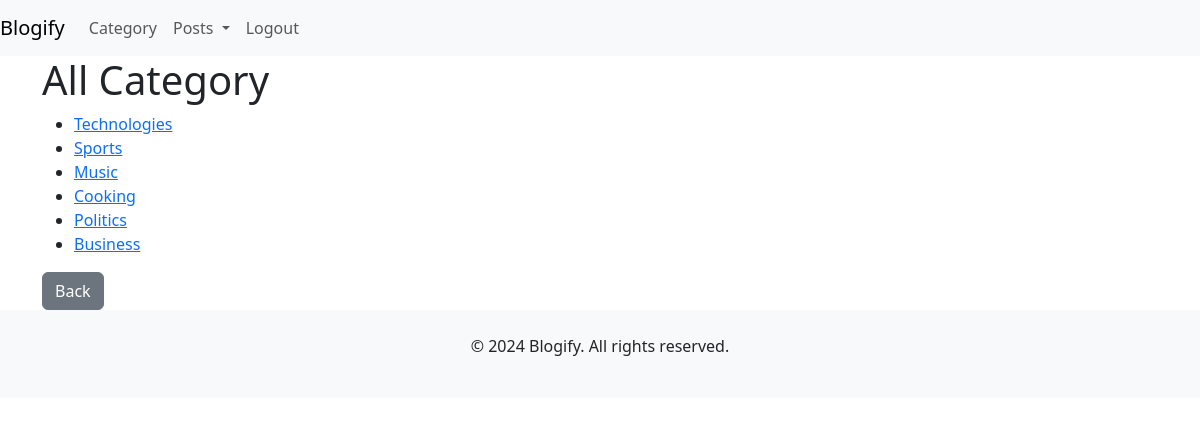
The page /Users/category/ on the database as committed earlier.
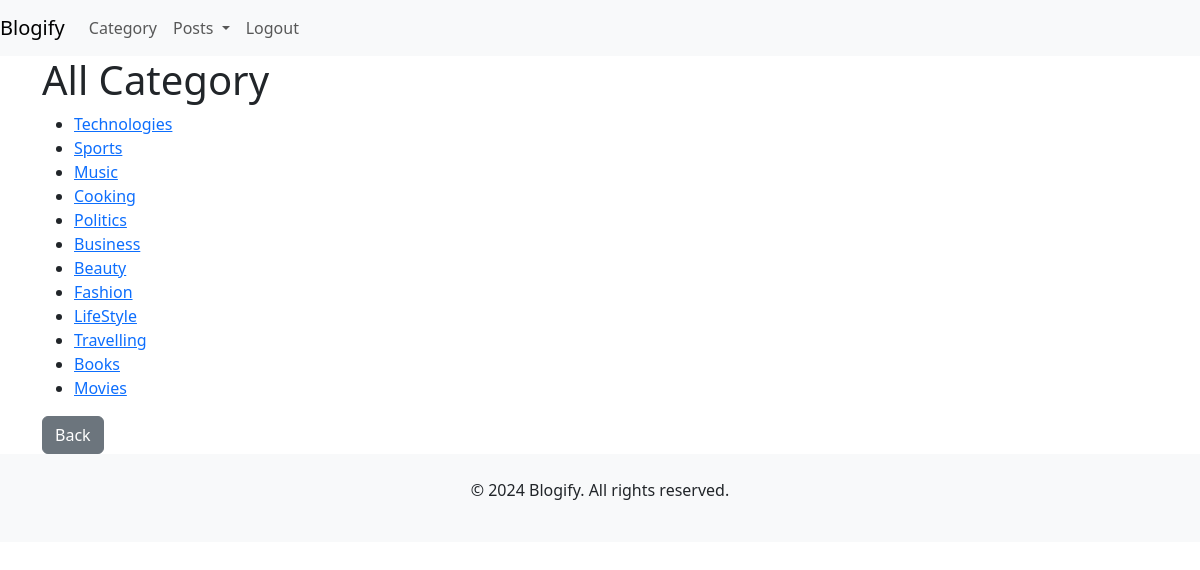
The same page on the database as committed later.
### blog/models.py (models this page shows, shortened)
class Category(models.Model):
    name = models.CharField(max_length=100, unique=True)
    description = models.TextField(blank=True, null=True)
    image = models.ImageField(upload_to='category_images/', null=True, blank=True)

### User/views.py (the view)
# urls.py: path('category/', views.UserCategoryList, name='user_category_list'),
def UserCategoryList(request):
    categories = Category.objects.all()
    return render(request, 'user/user_category_list.html', {'categories': categories})

### User/templates/user/user_category_list.html (shortened to what this page needs)
{% extends 'user/user_base.html' %}
{% block content %}
    <h1>All Category</h1>
    <ul>
        {% for category in categories %}
            <li><a href="{% url 'user_category_post' category.id %}">{{ category.name }}</a></li>
        {% endfor %}
    </ul>
    <a href="{% url 'user_home'%}" class="btn btn-secondary">Back</a>
{% endblock %}

Rows that differ between the two databases and show on the page:
added Category: name "Beauty"
added Category: name "Fashion"
added Category: name "LifeStyle"
added Category: name "Travelling"
added Category: name "Books"
added Category: name "Movies"
